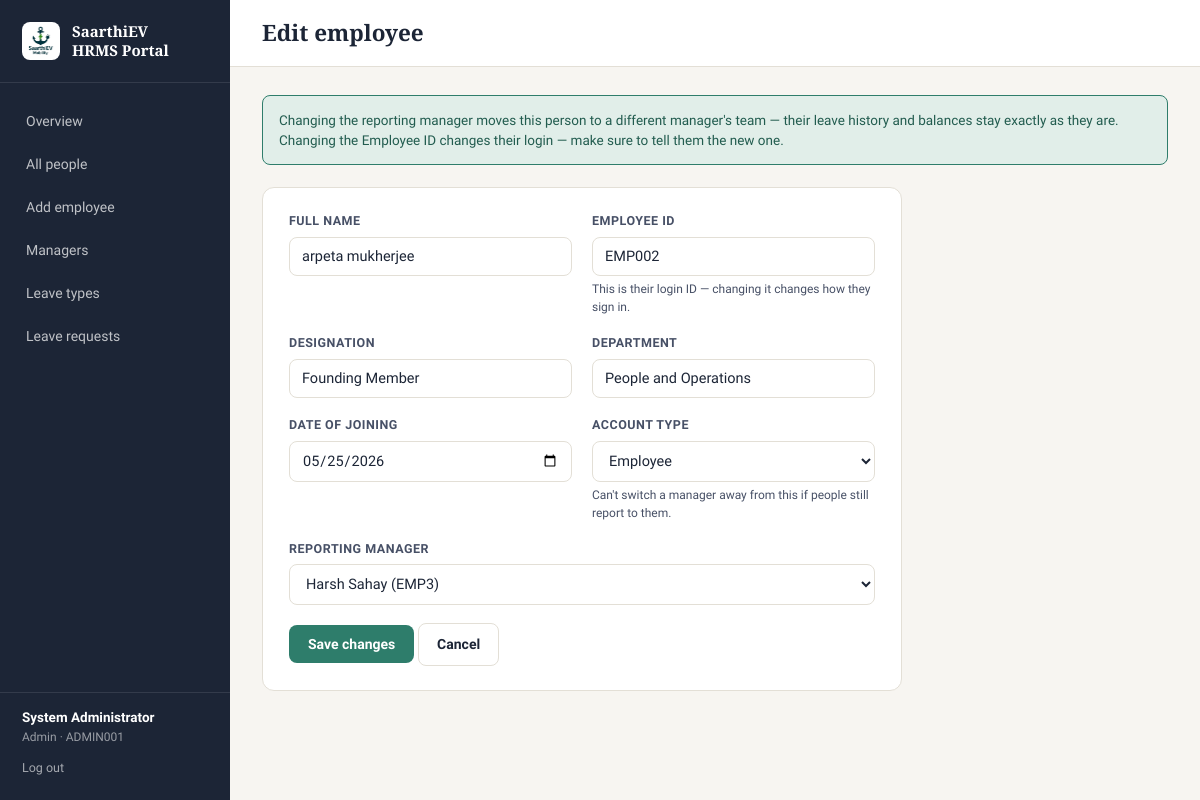
/admin/employees/2/edit (signed in), run on the app's committed database.
### models.py (models this page shows, shortened)
class EmployeeProfile(db.Model):
    id = db.Column(db.Integer, primary_key=True)
    user_id = db.Column(db.Integer, db.ForeignKey("user.id"), nullable=False, unique=True)
    full_name = db.Column(db.String(150), nullable=False)
    designation = db.Column(db.String(100))
    department = db.Column(db.String(100))
    date_of_joining = db.Column(db.Date)
    reporting_manager_id = db.Column(db.Integer, db.ForeignKey("user.id"), nullable=True)
    date_of_birth = db.Column(db.Date)
    gender = db.Column(db.String(20))
    personal_email = db.Column(db.String(120))
    phone_number = db.Column(db.String(20))
    blood_group = db.Column(db.String(10))
    pan_number = db.Column(db.String(20))
    aadhaar_number = db.Column(db.String(20))
    current_address_line1 = db.Column(db.String(200))
    current_address_line2 = db.Column(db.String(200))
    current_city = db.Column(db.String(100))
    current_state = db.Column(db.String(100))
    current_pincode = db.Column(db.String(10))
    permanent_address_line1 = db.Column(db.String(200))
    permanent_address_line2 = db.Column(db.String(200))
    permanent_city = db.Column(db.String(100))
    permanent_state = db.Column(db.String(100))
    permanent_pincode = db.Column(db.String(10))
    same_as_current = db.Column(db.Boolean, default=False)
    bank_account_number = db.Column(db.String(40))
    bank_ifsc_code = db.Column(db.String(20))
    bank_name = db.Column(db.String(100))
    bank_branch = db.Column(db.String(100))
    previous_company_name = db.Column(db.String(150))
    previous_designation = db.Column(db.String(100))
    previous_employment_from = db.Column(db.Date)
    previous_employment_to = db.Column(db.Date)
    relieving_letter_filename = db.Column(db.String(255))
    emergency_contact_name = db.Column(db.String(150))
    emergency_contact_relation = db.Column(db.String(50))
    emergency_contact_phone = db.Column(db.String(20))
    spouse_name = db.Column(db.String(150))
    spouse_dob = db.Column(db.Date)
    profile_completed = db.Column(db.Boolean, default=False)
    updated_at = db.Column(db.DateTime, default=datetime.utcnow, onupdate=datetime.utcnow)
    reporting_manager = db.relationship("User", foreign_keys=[reporting_manager_id])
    children = db.relationship("Child", backref="profile", cascade="all, delete-orphan")

class User(db.Model, UserMixin):
    id = db.Column(db.Integer, primary_key=True)
    employee_code = db.Column(db.String(20), unique=True, nullable=False)  # e.g. EMP1001
    password_hash = db.Column(db.String(255), nullable=False)
    role = db.Column(db.String(20), nullable=False, default="employee")  # admin / manager / employee
    must_change_password = db.Column(db.Boolean, default=True)
    is_active = db.Column(db.Boolean, nullable=False, default=True)
    created_at = db.Column(db.DateTime, default=datetime.utcnow)
    profile = db.relationship("EmployeeProfile", backref="user", uselist=False,
                               cascade="all, delete-orphan",
                               foreign_keys="EmployeeProfile.user_id")

### routes.py (the view, shortened to what this page needs)
    @app.route("/admin/employees/<int:user_id>/edit", methods=["GET", "POST"])
    @role_required("admin")
    def admin_edit_employee(user_id):
        user = User.query.get_or_404(user_id)
        if not user.profile:
            abort(404)
        managers = User.query.filter(
            User.role == "manager", User.id != user.id,
            db.or_(User.is_active == True, User.id == user.profile.reporting_manager_id)
        ).join(EmployeeProfile, EmployeeProfile.user_id == User.id).all()
        return render_template("admin/edit_employee.html", user=user, managers=managers, form=None)

### app.py (called while the page is built)
@login_manager.user_loader
def load_user(user_id):
    return db.session.get(User, int(user_id))

def role_required(*roles):
    from functools import wraps
    def decorator(f):
        @wraps(f)
        def wrapped(*args, **kwargs):
            if not current_user.is_authenticated:
                return redirect(url_for("login"))
            if current_user.role not in roles:
                abort(403)
            return f(*args, **kwargs)
        return wrapped
    return decorator

### templates/admin/edit_employee.html (shortened to what this page needs)
{% extends "base.html" %}
{% block page_title %}Edit employee{% endblock %}
{% block content %}
<div class="help-banner">
  Changing the reporting manager moves this person to a different manager's team —
  their leave history and balances stay exactly as they are. Changing the Employee ID
  changes their login — make sure to tell them the new one.
</div>
<div class="card" style="max-width: 640px;">
  <form method="POST">
    <div class="grid-2">
      <div class="field">
        <label for="full_name">Full name</label>
        <input type="text" id="full_name" name="full_name" required
               value="{{ form.full_name if form else user.profile.full_name }}">
      </div>
      <div class="field">
        <label for="employee_code">Employee ID</label>
        <input type="text" id="employee_code" name="employee_code" required style="text-transform:uppercase;"
               value="{{ form.employee_code if form else user.employee_code }}">
        <div class="hint">This is their login ID — changing it changes how they sign in.</div>
      </div>
    </div>
    <div class="grid-2">
      <div class="field">
        <label for="designation">Designation</label>
        <input type="text" id="designation" name="designation"
               value="{{ form.designation if form else (user.profile.designation or '') }}">
      </div>
      <div class="field">
        <label for="department">Department</label>
        <input type="text" id="department" name="department"
               value="{{ form.department if form else (user.profile.department or '') }}">
      </div>
    </div>
    <div class="grid-2">
      <div class="field">
        <label for="date_of_joining">Date of joining</label>
        <input type="date" id="date_of_joining" name="date_of_joining"
               value="{{ form.date_of_joining if form else (user.profile.date_of_joining.isoformat() if user.profile.date_of_joining else '') }}">
      </div>
      <div class="field">
        <label for="role">Account type</label>
        <select id="role" name="role">
          <option value="employee" {{ 'selected' if (form.role if form else user.role) == 'employee' }}>Employee</option>
        </select>
        <div class="hint">Can't switch a manager away from this if people still report to them.</div>
      </div>
    </div>
    <div class="field">
      <label for="reporting_manager_id">Reporting manager</label>
      <select id="reporting_manager_id" name="reporting_manager_id">
        {% for m in managers %}
          <option value="{{ m.id }}"
            {{ 'selected' if (form.reporting_manager_id if form else (user.profile.reporting_manager_id|string if user.profile.reporting_manager_id else '')) == m.id|string }}>
            {{ m.profile.full_name }} ({{ m.employee_code }})
          </option>
        {% endfor %}
      </select>
    </div>
    <button type="submit" class="btn btn-primary">Save changes</button>
    <a href="{{ url_for('admin_view_employee', user_id=user.id) }}" class="btn btn-outline">Cancel</a>
  </form>
</div>
{% endblock %}

### templates/base.html (shortened to what this page needs)
<!DOCTYPE html>
<html lang="en">
<head>
  <link rel="stylesheet" href="{{ url_for('static', filename='css/style.css') }}">
</head>
<body>
  <div class="shell">
    <aside class="sidebar">
      <div class="brand">
        <span class="brand-logo-chip"><img src="{{ url_for('static', filename='img/logo.png') }}" alt="SaarthiEV Mobility"></span>
        <span class="word">SaarthiEV<br>HRMS Portal</span>
      </div>
      <nav>
        {% if current_user.role == 'admin' %}
          <a href="{{ url_for('admin_dashboard') }}" class="{{ 'active' if request.endpoint == 'admin_dashboard' }}">Overview</a>
          <a href="{{ url_for('admin_employee_list') }}" class="{{ 'active' if request.endpoint in ['admin_employee_list','admin_view_employee'] }}">All people</a>
          <a href="{{ url_for('admin_create_employee') }}" class="{{ 'active' if request.endpoint == 'admin_create_employee' }}">Add employee</a>
          <a href="{{ url_for('admin_manager_list') }}" class="{{ 'active' if request.endpoint == 'admin_manager_list' }}">Managers</a>
          <a href="{{ url_for('admin_leave_types') }}" class="{{ 'active' if request.endpoint == 'admin_leave_types' }}">Leave types</a>
          <a href="{{ url_for('admin_leave_requests') }}" class="{{ 'active' if request.endpoint == 'admin_leave_requests' }}">Leave requests</a>
        {% endif %}
      </nav>
      <div class="who">
        <div class="name">{{ current_user.profile.full_name if current_user.profile else current_user.employee_code }}</div>
        <div class="role">{{ current_user.role }} · {{ current_user.employee_code }}</div>
        <form action="{{ url_for('logout') }}" method="get">
          <button type="submit">Log out</button>
        </form>
      </div>
    </aside>
    <div class="main">
      <div class="topbar">
        <h2 style="margin:0;">{% block page_title %}{% endblock %}</h2>
      </div>
      <div class="content">
        {% block content %}{% endblock %}
      </div>
    </div>
  </div>
</body>
</html>

### static/css/style.css (style rules this page uses)
:root { --ink: #1C2536; --ink-soft: #475066; --paper: #F7F5F1; --paper-raised: #FFFFFF; --line: #E3DFD6; --teal: #2E7D6B; --teal-dark: #225C4F; --amber: #C8862A; --rose: #B3433B; --rose-soft: #F6E3E1; --amber-soft: #F8EBD9; --teal-soft: #E1EEE9; --radius: 8px; --shadow: 0 1px 2px rgba(28, 37, 54, 0.06), 0 4px 14px rgba(28, 37, 54, 0.05); }
* { box-sizing: border-box; }
body { margin: 0; font-family: "Source Sans 3", "Segoe UI", system-ui, sans-serif; background: var(--paper); color: var(--ink); font-size: 15px; line-height: 1.5; }
h1, h2, h3, .display { font-family: "Source Serif 4", Georgia, serif; font-weight: 600; color: var(--ink); margin: 0 0 .35em; }
a { color: var(--teal-dark); text-decoration: none; }
.field { margin-bottom: 18px; }
.field label { display: block; font-size: 12.5px; font-weight: 600; text-transform: uppercase; letter-spacing: .04em; color: var(--ink-soft); margin-bottom: 6px; }
.field .hint { font-size: 12px; color: var(--ink-soft); margin-top: 4px; font-weight: 400; text-transform: none; letter-spacing: 0; }
input[type=text], input[type=password], input[type=email], input[type=date], input[type=tel], input[type=number], select, textarea { width: 100%; padding: 10px 12px; border: 1px solid var(--line); border-radius: var(--radius); background: var(--paper-raised); font-family: inherit; font-size: 14.5px; color: var(--ink); transition: border-color .15s, box-shadow .15s; }
.btn { display: inline-flex; align-items: center; justify-content: center; gap: 6px; padding: 10px 18px; border-radius: var(--radius); border: 1px solid transparent; font-size: 14px; font-weight: 600; cursor: pointer; font-family: inherit; transition: opacity .15s, background .15s; }
.btn-primary { background: var(--teal); color: #fff; }
.btn-outline { background: transparent; border-color: var(--line); color: var(--ink); }
.shell { display: flex; min-height: 100vh; }
.sidebar { width: 230px; background: var(--ink); color: #fff; flex-shrink: 0; display: flex; flex-direction: column; padding: 22px 0; }
.sidebar .brand { display: flex; align-items: center; gap: 12px; padding: 0 22px 22px; border-bottom: 1px solid rgba(255,255,255,.1); margin-bottom: 18px; }
.sidebar .brand .brand-logo-chip { background: #fff; border-radius: 8px; width: 38px; height: 38px; flex-shrink: 0; display: flex; align-items: center; justify-content: center; padding: 4px; }
.sidebar .brand .brand-logo-chip img { width: 100%; height: 100%; object-fit: contain; }
.sidebar .brand .word { font-family: "Source Serif 4", serif; font-weight: 700; font-size: 15px; line-height: 1.25; color: #fff; }
.sidebar nav { display: flex; flex-direction: column; gap: 2px; padding: 0 12px; flex-grow: 1; }
.sidebar nav a { color: rgba(255,255,255,.72); padding: 10px 14px; border-radius: 7px; font-size: 14px; font-weight: 500; text-decoration: none; }
.sidebar .who { padding: 14px 22px 0; border-top: 1px solid rgba(255,255,255,.1); margin-top: 10px; }
.sidebar .who .name { font-size: 13.5px; font-weight: 600; color: #fff; }
.sidebar .who .role { font-size: 12px; color: rgba(255,255,255,.55); text-transform: capitalize; }
.sidebar .who form { margin-top: 10px; }
.sidebar .who button { background: none; border: none; color: rgba(255,255,255,.6); font-size: 12.5px; cursor: pointer; padding: 0; font-family: inherit; }
.main { flex-grow: 1; min-width: 0; }
.topbar { background: var(--paper-raised); border-bottom: 1px solid var(--line); padding: 16px 32px; display: flex; align-items: center; justify-content: space-between; }
.content { padding: 28px 32px 60px; max-width: 1100px; }
.card { background: var(--paper-raised); border: 1px solid var(--line); border-radius: 12px; padding: 24px 26px; margin-bottom: 22px; }
.grid-2 { display: grid; grid-template-columns: 1fr 1fr; gap: 0 20px; }
.help-banner { background: var(--teal-soft); border: 1px solid var(--teal); border-radius: var(--radius); padding: 14px 16px; font-size: 13.5px; color: var(--teal-dark); margin-bottom: 22px; }

### data on the page
EmployeeProfile: profile "System Administrator"
User: role "Admin", employee_code "ADMIN001"
EmployeeProfile: full_name "arpeta mukherjee", designation "Founding Member", department "People and Operations", date_of_joining "05/25/2026"
User: employee_code "EMP002"

### other printed values
form field reporting_manager_id "Harsh Sahay (EMP3)"
